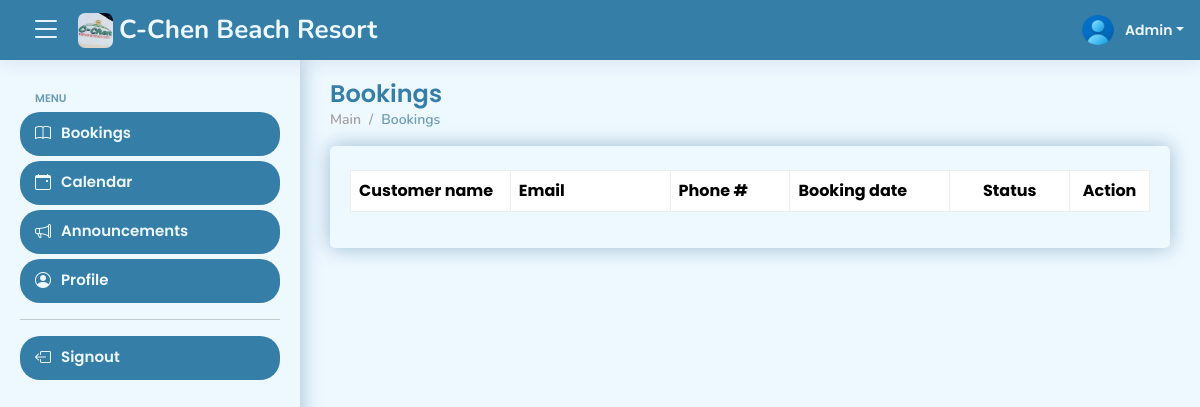
Page /views/admin/bookings.php (signed in) on the earlier database version.
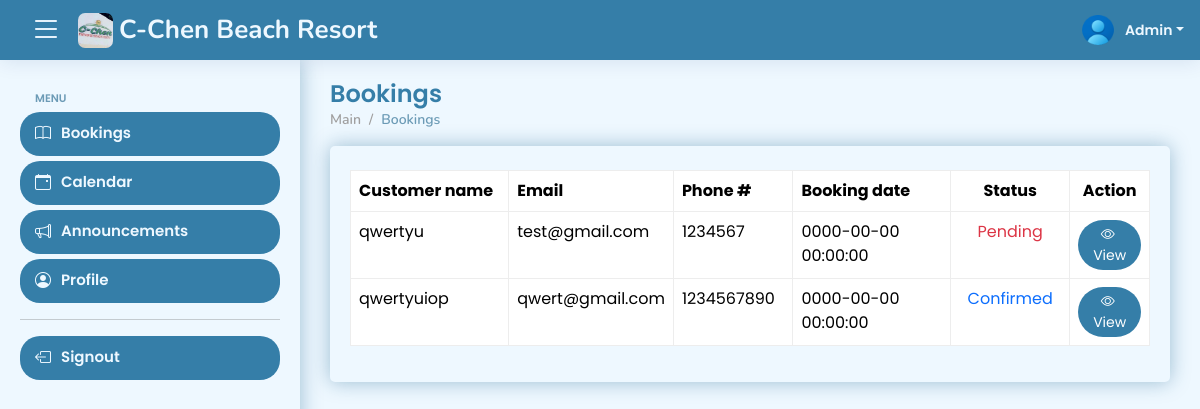
Same page on the later database version.
### tables this page shows
CREATE TABLE IF NOT EXISTS `tbl_bookings` (
  `id` int NOT NULL AUTO_INCREMENT,
  `reference_number` varchar(50) NOT NULL,
  `fullname` varchar(50) NOT NULL,
  `email` varchar(50) NOT NULL,
  `phone_number` varchar(50) NOT NULL,
  `date_check_in` datetime NOT NULL,
  `date_check_out` datetime NOT NULL,
  `service_id` int NOT NULL,
  `message` text NOT NULL,
  `mode_of_payment_id` int NOT NULL,
  `evidence` varchar(255) NOT NULL,
  `booking_status_id` int NOT NULL,
  `created_at` timestamp NOT NULL,
  PRIMARY KEY (`id`)
);

### views/admin/bookings.php (the view, shortened to what this page needs)
<?php
include '../../config.php';
if (isset($_SESSION['id'])) {
?>
    <!DOCTYPE html>
    <html lang="en">
    <head>
        <?php include 'includes/head.php' ?>
    </head>
    <body>
        <?php include 'includes/header.php' ?>
        <?php include 'includes/aside.php' ?>
        <main id="main" class="main">
            <div class="pagetitle">
                <h1>Bookings</h1>
                <nav>
                    <ol class="breadcrumb">
                        <li class="breadcrumb-item">Main</li>
                        <li class="breadcrumb-item active">Bookings</li>
                    </ol>
                </nav>
            </div>
            <section class="section dashboard mb-5">
                <div class="row">
                    <div class="col-lg-12">
                        <div class="card">
                            <div class="card-body">
                                <div class="table-responsive mt-4">
                                    <table class="table" id="paginateAllOrders">
                                        <col width="20%">
                                        <col width="20%">
                                        <col width="15%">
                                        <col width="20%">
                                        <col width="15%">
                                        <col width="10%">
                                        <thead>
                                            <tr>
                                                <th>Customer name</th>
                                                <th>Email</th>
                                                <th>Phone #</th>
                                                <th>Booking date</th>
                                                <th class="text-center">Status</th>
                                                <th class="text-center">Action</th>
                                            </tr>
                                        </thead>
                                        <tbody>
                                            <?php
                                            $stmt = $conn->prepare(' SELECT
                                            tbl_bookings.id,
                                            tbl_bookings.reference_number,
                                            tbl_bookings.fullname,
                                            tbl_bookings.email,
                                            tbl_bookings.phone_number,
                                            tbl_bookings.date_check_in,
                                            tbl_bookings.date_check_out,
                                            tbl_services.service_name,
                                            tbl_bookings.message,
                                            tbl_mode_of_payment.mode_of_payment,
                                            tbl_bookings.evidence,
                                            tbl_bookings.booking_status_id,
                                            tbl_bookings.created_at
                                            FROM tbl_bookings
                                            INNER JOIN tbl_services ON tbl_bookings.service_id = tbl_services.service_id
                                            INNER JOIN tbl_mode_of_payment ON tbl_bookings.mode_of_payment_id = tbl_mode_of_payment.mode_of_payment_id
                                            GROUP BY tbl_bookings.reference_number
                                            ORDER BY tbl_bookings.created_at ASC');
                                            $stmt->execute();
                                            $result = $stmt->get_result();
                                            while ($row = $result->fetch_assoc()) {
                                                $id = $row['id'];
                                                $fullname = $row['fullname'];
                                                $email = $row['email'];
                                                $phone_number = $row['phone_number'];
                                                $booking_status_id = $row['booking_status_id'];
                                                $created_at = $row['created_at'];
                                                if ($booking_status_id == 1) {
                                                    $status = "Pending";
                                                    $style = "class='text-danger'";
                                                } else if ($booking_status_id == 2) {
                                                    $status = "Confirmed";
                                                    $style = "class='text-primary'";
                                                } else {
                                                    $status = "Decline";
                                                    $style = "class='text-warning'";
                                                }
                                                echo "
                                                <tr>
                                                    <td>$fullname</td>
                                                    <td>$email</td>
                                                    <td>$phone_number</td>
                                                    <td>$created_at</td>
                                                    <td class='text-center'><span $style>$status</span></td>
                                                    <td class='text-center'>
                                                        <button class='btn btn-sm btn-primary rounded-5' data-bs-toggle='modal' data-bs-target='#infoModal$id'>
                                                            <i class='bi bi-eye'></i>&nbsp; <span class='to-hide'>View</span>
                                                        </button>
                                                    </td>
                                                </tr>
                                                ";
                                            ?>
                                            <?php
                                            }
                                            ?>
                                        </tbody>
                                    </table>
                                </div>
                            </div>
                        </div>
                    </div>
                </div>
            </section>
        </main>
    </body>
    </html>
<?php
} else {
    header('Location: ../../signout.php');
    exit();
}
?>

### views/admin/includes/head.php (shortened to what this page needs)
<title><?php include '../../system-title.php' ?></title>
<link href="../../assets/vendor/bootstrap/css/bootstrap.min.css" rel="stylesheet">
<link href="../../assets/vendor/bootstrap-icons/bootstrap-icons.css" rel="stylesheet">
<link href="../../assets/css/style.css" rel="stylesheet">
<link rel="stylesheet" href="https://pro.fontawesome.com/releases/v5.10.0/css/all.css" />
<link rel="stylesheet" href="../../fullcalendar/lib/main.min.css">

### views/admin/includes/header.php (shortened to what this page needs)
<?php
include "../../config.php";
$id = $_SESSION['id'];
$stmt = $conn->prepare('SELECT * FROM tbl_admin WHERE id = ?');
$stmt->bind_param('i', $id);
$stmt->execute();
$result = $stmt->get_result();
$row = $result->fetch_assoc();
$img_url = $row['img_url'];
?>
<header id="header" class="header fixed-top d-flex align-items-center">
    <div class="d-flex align-items-center justify-content-between">
        <i class="bi bi-list toggle-sidebar-btn"></i>
        <a href="calendar" class="logo d-flex align-items-center mx-3">
            <img src="../../assets/img/logo.jpg" alt="Logo" style="border-radius: 7px;">
            <span class="d-none d-lg-block"><?php include '../../system-title.php' ?></span>
        </a>
    </div>
    <nav class="header-nav ms-auto">
        <ul class="d-flex align-items-center">
            <li class="nav-item dropdown pe-3">
                <a class="nav-link nav-profile d-flex align-items-center pe-0" href="#" data-bs-toggle="dropdown">
                    <img src="profile-pictures/<?= $img_url ?>" alt="Profile" style="width: 38px; height: 40px;" class="rounded-circle">
                    <span class="d-none d-md-block dropdown-toggle ps-2">Admin</span>
                </a>
            </li>
        </ul>
    </nav>
</header>

### system-title.php
C-Chen Beach Resort

### views/admin/includes/aside.php
<aside id="sidebar" class="sidebar">
    <ul class="sidebar-nav" id="sidebar-nav">
        <li class="nav-heading">Menu</li>
        <li class="nav-item">
            <a class="nav-link collapsed" href="../admin/bookings">
                <i class="bi bi-book"></i>
                <span>Bookings</span>
            </a>
        </li>
        <li class="nav-item">
            <a class="nav-link collapsed" href="../admin/calendar">
                <i class="bi bi-calendar-event"></i>
                <span>Calendar</span>
            </a>
        </li>
        <li class="nav-item">
            <a class="nav-link collapsed" href="../admin/announcements">
                <i class="bi bi-megaphone"></i>
                <span>Announcements</span>
            </a>
        </li>
        <li class="nav-item">
            <a class="nav-link collapsed" href="../admin/profile">
                <i class="bi bi-person-circle"></i>
                <span>Profile</span>
            </a>
        </li>
        <hr>
        <li class="nav-item">
            <a class="nav-link collapsed" href="../../signout">
                <i class="bi bi-box-arrow-left"></i>
                <span>Signout</span>
            </a>
        </li>
    </ul>
</aside>

### assets/css/style.css (style rules this page uses)
:root { scroll-behavior: smooth; --accent-color: #357ea8; --primary-color: #6c9bb6; --secondary-color: #2c5f77; --box-shadow: 0px 0px 20px rgba(1, 80, 126, 0.356); --light-color: #eef8ff; --light-gray-color: #a09f9f; --gray-color: #444; --green-color: #006b00; --red-color: #a00000; --yellow-color: #b1b100; }
body { font-family: "Poppins", sans-serif; background: var(--light-color); color: var(--gray-color); }
a { color: var(--accent-color); text-decoration: none; }
h1, h2, h3, h4, h5, h6 { font-family: "Poppins", sans-serif; }
#main { margin-top: 60px; padding: 20px 30px; transition: all 0.3s; }
.pagetitle { margin-bottom: 10px; }
.pagetitle h1 { font-size: 24px; margin-bottom: 0; font-weight: 600; color: var(--accent-color); }
.card { margin-bottom: 30px; border: none; border-radius: 5px; box-shadow: var(--box-shadow); background-color: var(--light-color); }
.card-body { padding: 0 20px 20px 20px; }
.breadcrumb { font-size: 14px; font-family: "Nunito", sans-serif; color: var(--light-gray-color); font-weight: 600; }
.breadcrumb .breadcrumb-item::before { color: var(--light-gray-color); }
.breadcrumb .active { color: var(--primary-color); font-weight: 600; }
.logo { line-height: 1; }
.logo img { max-height: 35px; margin-right: 6px; }
.logo span { font-size: 26px; font-weight: 700; color: var(--light-color); font-family: "Nunito", sans-serif; }
.header { transition: all 0.5s; z-index: 997; height: 60px; box-shadow: 0px 2px 20px #0129701a; background-color: var(--accent-color); padding-left: 20px; }
.header .toggle-sidebar-btn { font-size: 32px; padding-left: 10px; cursor: pointer; color: var(--light-color); }
.header-nav ul { list-style: none; }
.header-nav>ul { margin: 0; padding: 0; }
.header-nav .nav-profile { color: var(--light-color); }
.header-nav .nav-profile img { max-height: 36px; }
.header-nav .nav-profile span { font-size: 14px; font-weight: 600; }
.sidebar { position: fixed; top: 60px; left: 0; bottom: 0; width: 300px; z-index: 996; transition: all 0.3s; padding: 20px; overflow-y: auto; scrollbar-width: thin; scrollbar-color: var(--secondary-color) transparent; box-shadow: var(--box-shadow); background-color: var(--light-color); }
@media (min-width: 1200px) { #main, #footer { margin-left: 300px; } }
.sidebar-nav { padding: 0; margin: 0; list-style: none; }
.sidebar-nav li { padding: 0; margin: 0; list-style: none; }
.sidebar-nav .nav-item { margin-bottom: 5px; }
.sidebar-nav .nav-heading { font-size: 11px; text-transform: uppercase; color: var(--primary-color); font-weight: 600; margin: 10px 0 5px 15px; }
.sidebar-nav .nav-link { display: flex; align-items: center; font-size: 15px; font-weight: 600; color: var(--accent-color); transition: 0.3; background: #f6f9ff; padding: 10px 15px; border-radius: 4px; }
.sidebar-nav .nav-link i { font-size: 16px; margin-right: 10px; color: var(--secondary-color); }
.sidebar-nav .nav-link.collapsed { color: var(--light-color); background: var(--accent-color); border-radius: 20px; }
.sidebar-nav .nav-link.collapsed i { color: var(--light-color); }

### views/admin/includes/head.php (style rules this page uses)
table, tbody, td, tfoot, th, thead, tr { border-color: #ededed !important; border-style: solid; border-width: 1px !important; }
.fc-daygrid-day-number, a { text-decoration: none; }
.btn-primary { background: #357ea8; border: none; }

Differences in the rows shown:
added tbl_bookings: fullname "qwertyu", email "test@gmail.com", phone_number "1234567", created_at "0000-00-00 00:00:00", booking_status "Pending"
added tbl_bookings: fullname "qwertyuiop", email "qwert@gmail.com", phone_number "1234567890", created_at "0000-00-00 00:00:00", booking_status "Confirmed"
